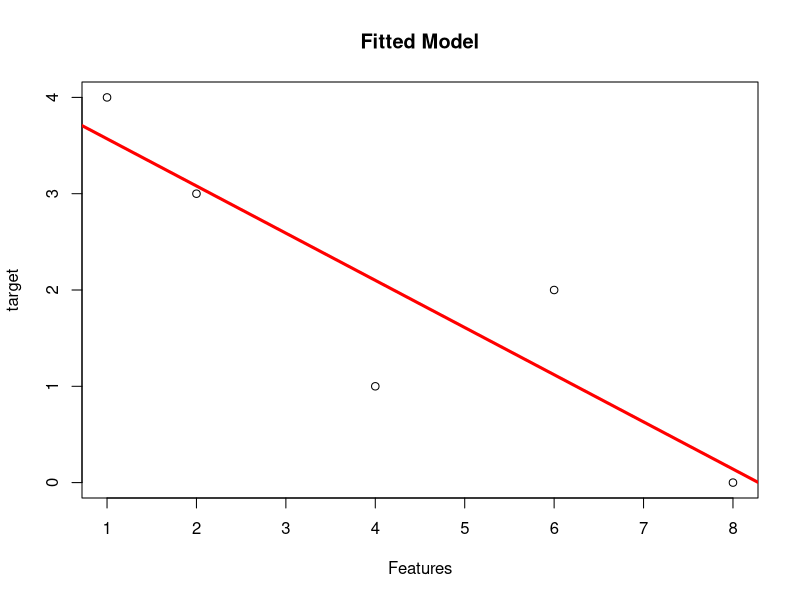

Here is the R script that generated this plot: (Note: this script raises an error after producing the figure.)
# Write your model
# Simple linear regression
# Check list
# Sxx,Syy,Sxy(Checked)(Mahmoud and Zyad).
# Beta 1,Beta0(Checked)(Mahmoud and Zyad).
# SSR,SSE,SST,MSR,MSE,MST(checked)(Bisho and Hamdi).
# Anova table(Checked)(ziad and ali).
# Confidence interval for estimator at given significant level(Checked)(gaber and safy).
# Calculation of C.l. for mean response and new observation(Gowely and Ashraf).
# Scatter plot contain fitted line(Checked)(Mahmoud).
#----------------------Mahmoud Essam and Zyad Ashraf--------------------------#
Data <- data.frame(
  x = c(1,2,4,6,8),
  y = c(4,3,1,2,0)
)
# Getting needed data
x <- Data$x
y <- Data$y
n <- length(x)
xbar<-mean(x)
ybar<-mean(y)
# Calculating Sxx and Sxy and Syy
Sxx<- round(sum(x^2) -n*(xbar^2),2)
Syy <- round(sum(y^2) -n*(ybar^2),2)
Sxy <- round(sum(x*y) -n*xbar*ybar,2)
# Calculating intercept(Beta Node) and Slope(Beta 1)
Beta_1 <- round(Sxy / Sxx,2)
Beta_0 <- round(ybar - Beta_1*xbar,2)
# Plotting data 
plot(x,y,main = "Fitted Model",
     xlab ="Features",
     ylab="target")
abline(a=Beta_0,b=Beta_1,col="red",lwd=3)
#----------------------Mahmoud Essam and Zyad Ashraf--------------------------#
#-----------------------------------------------------------------------------#
#----------------------mohamed hamdy and bishoy-------------------------------#
#calculating sum squares (regression, error,total)
SSR <-Beta_1^2*Sxx
SST <-Syy
SSE <-SST-SSR
#calculating Mean sum squares(regression,error)
MSR<-SSR/1
MSE<-SSE/n
#calculating coeffecient(correlation, determination)
Rsquare<-as.numeric(SSR/SST)
print(paste('dependent variable explained by an independent variable in regression model ',Rsquare*100,'%'))
if(Beta_1<0){
  r<-0-sqrt(Rsquare)
  print(paste("the model has negative correlation about ",r))
  
}else{
  r<-sqrt(Rsquare)
  print(paste("the model has positive correlation about ",r))
}
#----------------------mohamed hamdy and bishoy-------------------------------#
#-----------------------------------------------------------------------------#
#----------------------Ali elsayed  and ziad ashraf --------------------------#
# calculate F0
F0 <- MSR / MSE
#DEGREE OF FREEDOM 
DFR=1
DFE=n-2
DFT= DFR+DFE
#anova table
ANOVA=matrix(c(SSR,SSE,SST,DFR,DFE,DFT,MSR,MSE,"",F0,"",""),ncol=4)
row.names(ANOVA)=c("Treatment","Error","Total")
colnames(ANOVA)=c("Sum square","Degree of freedom","Mean sum square","F table")
ANOVA<- as.table(ANOVA)
ANOVA
# calculate f_test 
alpha <- as.numeric(readline("Enter significance level : "))
Fc<- qf(alpha, DFR, DFE)
if (F0 > Fc) {
  print("Reject H0, There's relation between X and Y")
} else {
  print("dont reject H0, There's no relation")
}
#----------------------Ali elsayed  and ziad ashraf --------------------------#
#-----------------------------------------------------------------------------#
#----------------------Mohamed Hassan and Safy Fathy--------------------------#
Confidence_Interval_of_B1 = function(C){
  c = 1-((1-C)/2)
  t = qt(c,df=(n-2))
  margin =  t * sqrt(MSE/Sxx)
  lower_bound = Beta_1-margin
  upper_bound = Beta_1+margin
  CI = c(lower_bound,upper_bound)
  return(CI)
  
}
B1 = Confidence_Interval_of_B1(0.95)
print(paste0("B1 is between interval " , data.frame(B1)))


Confidence_Interval_of_B0 = function(C){
  c = 1-((1-C)/2)
  t = qt(c,df=(n-2))
  margin =  t * sqrt(MSE*((1/n)+(xbar^2/Sxx)))
  lower_bound = Beta_0-margin
  upper_bound = Beta_0+margin
  CI = c(lower_bound,upper_bound) 
  return(CI)
  
}

B0 = Confidence_Interval_of_B0(0.95)
print(paste0("B0 is between interval " , data.frame(B0) ))
#----------------------Mohamed Hassan and Safy Fathy--------------------------#
#-----------------------------------------------------------------------------#
